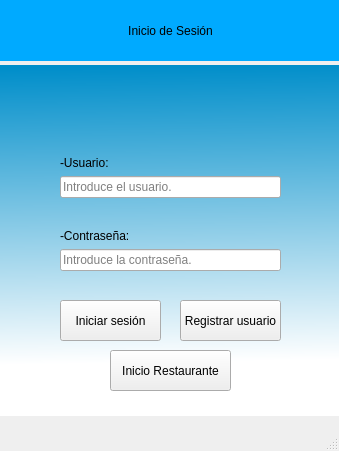
<?xml version="1.0" encoding="UTF-8"?>
<ui version="4.0">
 <class>MainWindow</class>
 <widget class="QMainWindow" name="MainWindow">
  <property name="enabled">
   <bool>true</bool>
  </property>
  <property name="geometry">
   <rect>
    <x>0</x>
    <y>0</y>
    <width>339</width>
    <height>451</height>
   </rect>
  </property>
  <property name="minimumSize">
   <size>
    <width>339</width>
    <height>451</height>
   </size>
  </property>
  <property name="maximumSize">
   <size>
    <width>339</width>
    <height>451</height>
   </size>
  </property>
  <property name="windowTitle">
   <string>MainWindow</string>
  </property>
  <widget class="QWidget" name="centralwidget">
   <widget class="QLabel" name="label">
    <property name="geometry">
     <rect>
      <x>0</x>
      <y>0</y>
      <width>341</width>
      <height>61</height>
     </rect>
    </property>
    <property name="autoFillBackground">
     <bool>false</bool>
    </property>
    <property name="styleSheet">
     <string notr="true">background-color: rgb(0, 170, 255);
font: 700 14pt &quot;Arial&quot;;</string>
    </property>
    <property name="text">
     <string>Inicio de Sesión</string>
    </property>
    <property name="alignment">
     <set>Qt::AlignCenter</set>
    </property>
   </widget>
   <widget class="QLabel" name="label_2">
    <property name="geometry">
     <rect>
      <x>0</x>
      <y>60</y>
      <width>341</width>
      <height>16</height>
     </rect>
    </property>
    <property name="styleSheet">
     <string notr="true">color: rgb(255, 255, 255);</string>
    </property>
    <property name="text">
     <string/>
    </property>
   </widget>
   <widget class="QLabel" name="label_3">
    <property name="geometry">
     <rect>
      <x>-2</x>
      <y>65</y>
      <width>351</width>
      <height>351</height>
     </rect>
    </property>
    <property name="styleSheet">
     <string notr="true">background-color: qlineargradient(spread:pad, x1:0.489, y1:0, x2:0.506, y2:1, stop:0 rgba(0, 142, 202, 255), stop:0.846591 rgba(255, 255, 255, 255));</string>
    </property>
    <property name="text">
     <string/>
    </property>
   </widget>
   <widget class="QWidget" name="verticalLayoutWidget">
    <property name="geometry">
     <rect>
      <x>60</x>
      <y>130</y>
      <width>221</width>
      <height>141</height>
     </rect>
    </property>
    <layout class="QVBoxLayout" name="verticalLayout">
     <item>
      <widget class="QLabel" name="label_4">
       <property name="autoFillBackground">
        <bool>false</bool>
       </property>
       <property name="styleSheet">
        <string notr="true">font: 14pt &quot;Arial&quot;;</string>
       </property>
       <property name="text">
        <string>-Usuario:</string>
       </property>
       <property name="alignment">
        <set>Qt::AlignBottom|Qt::AlignLeading|Qt::AlignLeft</set>
       </property>
      </widget>
     </item>
     <item>
      <widget class="QLineEdit" name="txt_user">
       <property name="placeholderText">
        <string>Introduce el usuario.</string>
       </property>
      </widget>
     </item>
     <item>
      <widget class="QLabel" name="label_5">
       <property name="styleSheet">
        <string notr="true">font: 14pt &quot;Arial&quot;;</string>
       </property>
       <property name="text">
        <string>-Contraseña:</string>
       </property>
       <property name="alignment">
        <set>Qt::AlignBottom|Qt::AlignLeading|Qt::AlignLeft</set>
       </property>
      </widget>
     </item>
     <item>
      <widget class="QLineEdit" name="txt_password">
       <property name="inputMethodHints">
        <set>Qt::ImhHiddenText|Qt::ImhNoAutoUppercase|Qt::ImhNoPredictiveText|Qt::ImhSensitiveData</set>
       </property>
       <property name="text">
        <string/>
       </property>
       <property name="echoMode">
        <enum>QLineEdit::Password</enum>
       </property>
       <property name="readOnly">
        <bool>false</bool>
       </property>
       <property name="placeholderText">
        <string>Introduce la contraseña.</string>
       </property>
      </widget>
     </item>
    </layout>
   </widget>
   <widget class="QPushButton" name="btnIniciarSesion">
    <property name="geometry">
     <rect>
      <x>60</x>
      <y>300</y>
      <width>101</width>
      <height>41</height>
     </rect>
    </property>
    <property name="text">
     <string>Iniciar sesión</string>
    </property>
    <property name="shortcut">
     <string>Return</string>
    </property>
   </widget>
   <widget class="QPushButton" name="btnRegistrar">
    <property name="geometry">
     <rect>
      <x>180</x>
      <y>300</y>
      <width>101</width>
      <height>41</height>
     </rect>
    </property>
    <property name="text">
     <string>Registrar usuario</string>
    </property>
   </widget>
   <widget class="QPushButton" name="btnIniciarSesion_2">
    <property name="geometry">
     <rect>
      <x>110</x>
      <y>350</y>
      <width>121</width>
      <height>41</height>
     </rect>
    </property>
    <property name="text">
     <string>Inicio Restaurante</string>
    </property>
    <property name="shortcut">
     <string>Return</string>
    </property>
   </widget>
  </widget>
  <widget class="QMenuBar" name="menubar">
   <property name="geometry">
    <rect>
     <x>0</x>
     <y>0</y>
     <width>339</width>
     <height>26</height>
    </rect>
   </property>
  </widget>
  <widget class="QStatusBar" name="statusbar"/>
 </widget>
 <resources/>
 <connections/>
</ui>
